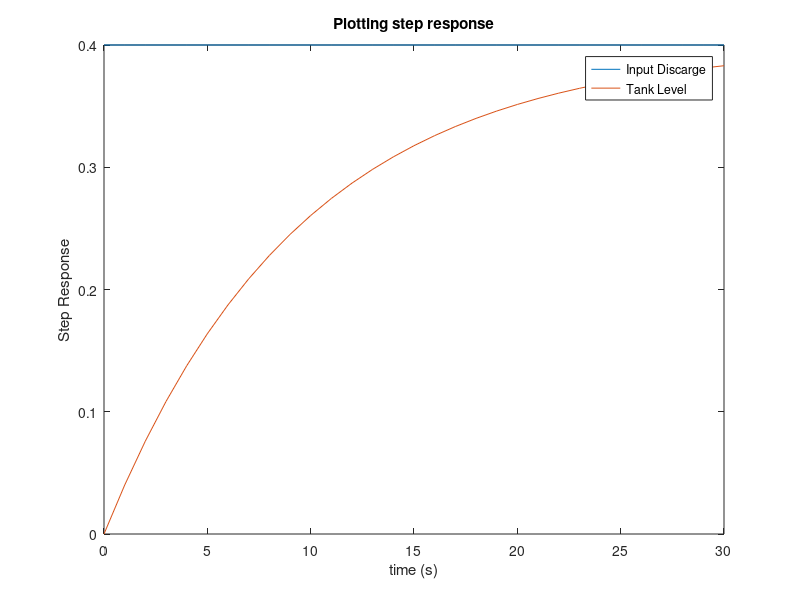

Recreate this plot in MATLAB.
%% tank_simulation
% simulating water tank
% Lab No. : 01
% Exercise No. : 01

%% Clean MATLAB
clear variables;
close all;

%% Declare variables for water tank simulation
h0 = 0;                 % level initial condition
a = 10;                  % Cross sectional area is 1 m^2
k = 1;                  % Friction of valve is 1
qin =0.4;              % input pump of 0.4 m^3/s
qout = k * h0;    % inital output valve flowrate m^3/s

%% Create time steps
dt = 1; % Simulation stepping time is 100 ms
tf = 30; % simulation time for 30 seconds
t = 0 : dt : tf; % time is from 0 to 30 with step of 1 ms

%% Simulate the tank model
qin =qin * ones([1 length(t)]); % convert qin single value to array
h = zeros([1 length(t)]); %allocate h values with zeros
for i = 1 : length(t)
    if (i == 1)
        h(i) = h0;
    else
        hprev = h(i-1); %h(t - dt)
        qout = k * hprev; % qout = k * sqrt(h(t-dt))
        % h(t) = [(qout - qin(t))/area] + h(t-dt)
        dh = (dt *(qin(i) - qout))/a;
        h(i) = dh + hprev;
    end
     
end

figure('name','Step Response')

plot(t,qin,t,h),xlabel('time (s)'),ylabel('Step Response'),...
    title('Plotting step response'),legend('Input Discarge','Tank Level');